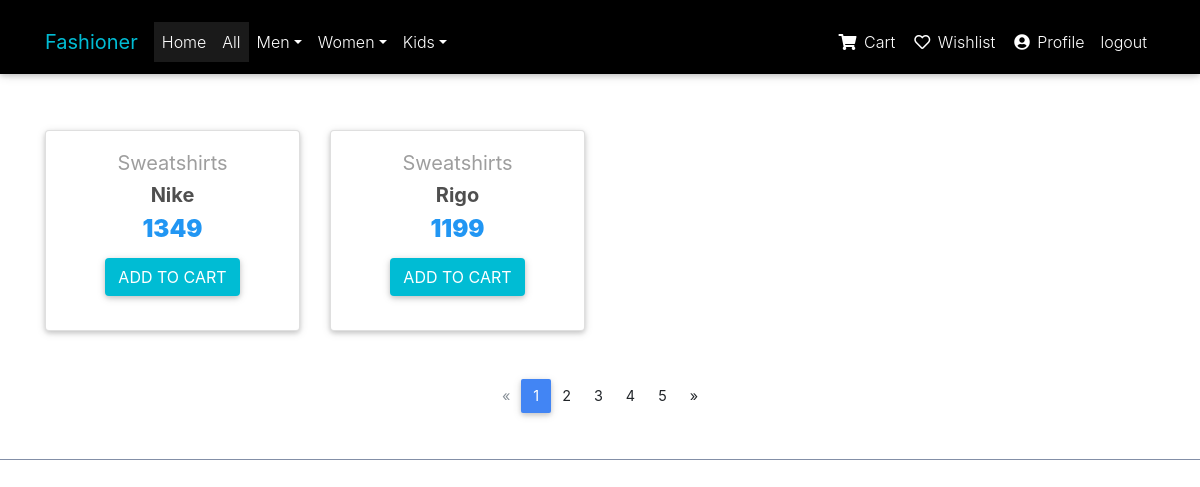
The page /home/category/Men Sweatshirts (signed in) on the database its author committed.
### FashionerMain/models.py (models this page shows)
class Product(models.Model):
    product_name = models.CharField(max_length=100)
    tagline = models.CharField(max_length=100, default="")
    price = models.IntegerField(default=0)
    image1 = models.CharField(max_length = 1000, default="")
    image2 = models.CharField(max_length = 1000, default="")
    image3 = models.CharField(max_length = 1000, default="")
    category = models.ForeignKey(Category, on_delete=models.DO_NOTHING, default="")
    description = models.CharField(max_length = 1000, default="")
    sizes = MultiSelectField(choices = SIZE_CHOISES, default="")

class Category(models.Model):
    category_name = models.CharField(max_length=40)
    category_for = models.CharField(choices=CATAGORY_CHOISES, max_length=5)
    category_id = models.CharField(primary_key=True, default = " ", max_length=100)

### FashionerMain/views.py (the view)
# urls.py: path('category/<cid>', views.category_page, name='category'),
@login_required(login_url='/accounts/')
def category_page(request, cid):
    products = Product.objects.filter(category_id = cid)
    men = Category.objects.filter(category_for="M")
    women = Category.objects.filter(category_for="W")
    girls = Category.objects.filter(category_for="G")
    boys = Category.objects.filter(category_for="B")
    context = {
        'products': products,
        'men': men,
        'women': women,
        'girls': girls,
        'boys': boys,
    }
    return render(request, "category-page.html", context)

### templates/category-page.html (shortened to what this page needs)
{% load static %}
<!DOCTYPE html>
<html lang="en">
<head>
    <link rel="stylesheet" href="https://use.fontawesome.com/releases/v5.11.2/css/all.css">
    <link href="{% static 'css/bootstrap.min.css' %}" rel="stylesheet">
    <link href="{% static 'css/mdb.min.css' %}" rel="stylesheet">
    <link href="{% static 'css/style.min.css' %}" rel="stylesheet">
</head>
<body>
    {% include "navbar.html" %}
    <main>
        <div class="container">
            <br><br><br>
            <br><br>
            <section class="text-center mb-4">
                <div class="row wow fadeIn">
                    {% for item in products %}
                    <div class="col-lg-3 col-md-6 mb-4">
                        <form action="product/" name="{{ item.id }}" method="POST">
                            <div class="card" onclick="document.forms['{{ item.id }}'].submit();">
                                <div class="card-body text-center">
                                    <a href="" class="grey-text">
                                        <h5> {{ item.category.category_name }} </h5>
                                    </a>
                                    <h5>
                                        <strong>
                                        <a href="" class="dark-grey-text">{{ item.product_name }}</a>
                                    </strong>
                                    </h5>
                                    <h4 class="font-weight-bold blue-text">
                                        <strong>{{ item.price }}</strong>
                                    </h4>
                                    <h3>
                                        <button type="button" class="btn btn-cyan">Add to Cart</button>
                                    </h3>
                                </div>
                            </div>
                        </form>
                    </div>
                    {% endfor %}
                </div>
            </section>
            <nav class="d-flex justify-content-center wow fadeIn">
                <ul class="pagination pg-blue">
                    <li class="page-item disabled">
                        <a class="page-link" href="#" aria-label="Previous">
                            <span aria-hidden="true">&laquo;</span>
                        </a>
                    </li>
                    <li class="page-item active">
                        <a class="page-link" href="#">1
            </a>
                    </li>
                    <li class="page-item">
                        <a class="page-link" href="#">2</a>
                    </li>
                    <li class="page-item">
                        <a class="page-link" href="#">3</a>
                    </li>
                    <li class="page-item">
                        <a class="page-link" href="#">4</a>
                    </li>
                    <li class="page-item">
                        <a class="page-link" href="#">5</a>
                    </li>
                    <li class="page-item">
                        <a class="page-link" href="#" aria-label="Next">
                            <span aria-hidden="true">&raquo;</span>
                        </a>
                    </li>
                </ul>
            </nav>
        </div>
    </main>
    <footer class="page-footer text-center font-small mt-4 wow fadeIn">
        <hr class="my-4">
    </footer>
</body>
</html>

### templates/category-page.html (style rules this page uses)
.container { margin-top: 10px; }
html, body, header, .carousel { height: 60vh; }

### rows shown on the page
Product: category.category_name "Sweatshirts", product_name "Nike", price "1349"
Product: category.category_name "Sweatshirts", product_name "Rigo", price "1199"
